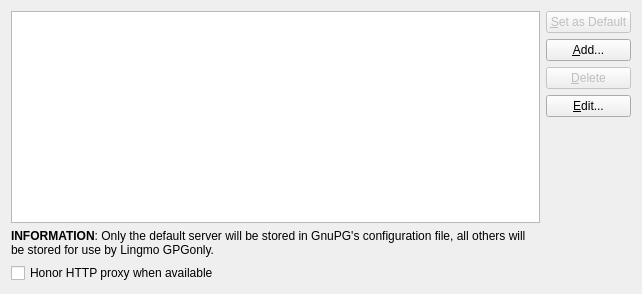
<ui version="4.0" >
 <class>ServerConf</class>
 <widget class="QWidget" name="ServerConf" >
  <property name="geometry" >
   <rect>
    <x>0</x>
    <y>0</y>
    <width>642</width>
    <height>294</height>
   </rect>
  </property>
  <layout class="QVBoxLayout" >
   <item>
    <layout class="QHBoxLayout" >
     <item>
      <layout class="QVBoxLayout" >
       <item>
        <widget class="QListView" name="ServerBox" />
       </item>
       <item>
        <widget class="QLabel" name="textLabel1_4" >
         <property name="text" >
          <string>&lt;b>INFORMATION&lt;/b>:
Only the default server will be stored in GnuPG's configuration file,
all others will be stored for use by Lingmo GPGonly.</string>
         </property>
         <property name="wordWrap" >
          <bool>true</bool>
         </property>
        </widget>
       </item>
       <item>
        <widget class="QCheckBox" name="kcfg_UseProxy" >
         <property name="text" >
          <string>Honor HTTP proxy when available</string>
         </property>
        </widget>
       </item>
      </layout>
     </item>
     <item>
      <layout class="QVBoxLayout" >
       <item>
        <widget class="QPushButton" name="server_default" >
         <property name="enabled" >
          <bool>false</bool>
         </property>
         <property name="text" >
          <string>&amp;Set as Default</string>
         </property>
        </widget>
       </item>
       <item>
        <widget class="QPushButton" name="server_add" >
         <property name="text" >
          <string>&amp;Add...</string>
         </property>
        </widget>
       </item>
       <item>
        <widget class="QPushButton" name="server_del" >
         <property name="enabled" >
          <bool>false</bool>
         </property>
         <property name="text" >
          <string>&amp;Delete</string>
         </property>
        </widget>
       </item>
       <item>
        <widget class="QPushButton" name="server_edit" >
         <property name="text" >
          <string>&amp;Edit...</string>
         </property>
        </widget>
       </item>
       <item>
        <spacer>
         <property name="orientation" >
          <enum>Qt::Vertical</enum>
         </property>
         <property name="sizeHint" stdset="0" >
          <size>
           <width>20</width>
           <height>40</height>
          </size>
         </property>
        </spacer>
       </item>
      </layout>
     </item>
    </layout>
   </item>
  </layout>
 </widget>
 <customwidgets/>
 <resources/>
 <connections/>
</ui>
